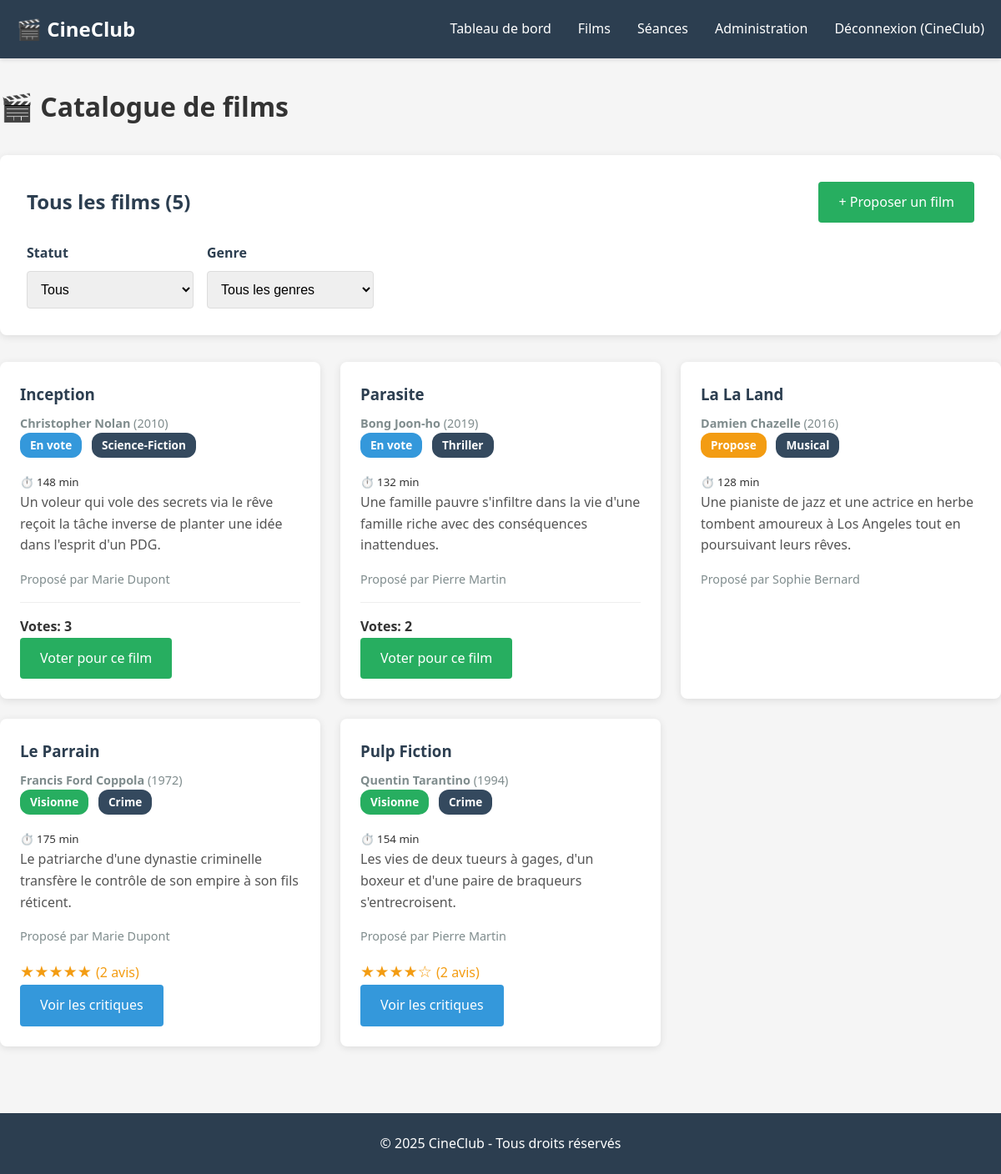
Page /films.php (signed in) on the committed database.
### tables this page shows
CREATE TABLE films (
    id INT PRIMARY KEY AUTO_INCREMENT,
    titre VARCHAR(200) NOT NULL,
    realisateur VARCHAR(150) NOT NULL,
    annee INT NOT NULL,
    genre VARCHAR(50) NOT NULL,
    synopsis TEXT,
    duree INT,
    statut ENUM('propose', 'en_vote', 'programme', 'visionne') DEFAULT 'propose',
    user_id INT NOT NULL,
    date_proposition DATETIME DEFAULT CURRENT_TIMESTAMP,
    FOREIGN KEY (user_id) REFERENCES users(id) ON DELETE CASCADE,
    INDEX idx_statut (statut),
    INDEX idx_user (user_id)
);

CREATE TABLE users (
    id INT PRIMARY KEY AUTO_INCREMENT,
    nom VARCHAR(100) NOT NULL,
    prenom VARCHAR(100) NOT NULL,
    email VARCHAR(150) UNIQUE NOT NULL,
    password VARCHAR(255) NOT NULL,
    role ENUM('membre', 'admin') DEFAULT 'membre',
    date_inscription DATETIME DEFAULT CURRENT_TIMESTAMP,
    INDEX idx_email (email)
);

### films.php (the view, shortened to what this page needs)
<?php
require_once 'config/database.php';
$statut_filter = isset($_GET['statut']) ? $_GET['statut'] : 'all';
$genre_filter = isset($_GET['genre']) ? $_GET['genre'] : 'all';
$query = "SELECT f.*, u.prenom, u.nom,
          (SELECT COUNT(*) FROM votes WHERE film_id = f.id) as total_votes,
          (SELECT COUNT(*) FROM votes WHERE film_id = f.id AND user_id = ?) as user_voted
          FROM films f
          JOIN users u ON f.user_id = u.id
          WHERE 1=1";
$params = [$_SESSION['user_id']];
$query .= " ORDER BY f.date_proposition DESC";
$stmt = $pdo->prepare($query);
$stmt->execute($params);
$films = $stmt->fetchAll();
include 'includes/header.php';
?>
<h1 style="margin-bottom: 2rem;">🎬 Catalogue de films</h1>
<div class="card">
    <div style="display: flex; justify-content: space-between; align-items: center; flex-wrap: wrap; gap: 1rem;">
        <div>
            <h2 style="margin-bottom: 0;">Tous les films (<?php echo count($films); ?>)</h2>
        </div>
        <div>
            <a href="propose_film.php" class="btn btn-success">+ Proposer un film</a>
        </div>
    </div>
    <form method="GET" style="margin-top: 1.5rem; display: flex; gap: 1rem; flex-wrap: wrap;">
        <div class="form-group" style="margin-bottom: 0; min-width: 200px;">
            <label for="statut">Statut</label>
            <select name="statut" id="statut" onchange="this.form.submit()">
                <option value="all" <?php echo $statut_filter === 'all' ? 'selected' : ''; ?>>Tous</option>
            </select>
        </div>
        <div class="form-group" style="margin-bottom: 0; min-width: 200px;">
            <label for="genre">Genre</label>
            <select name="genre" id="genre" onchange="this.form.submit()">
                <option value="all" <?php echo $genre_filter === 'all' ? 'selected' : ''; ?>>Tous les genres</option>
            </select>
        </div>
    </form>
</div>
<?php if (empty($films)): ?>
    <div class="card">
        <p style="text-align: center; color: #7f8c8d;">Aucun film trouvé avec ces critères.</p>
    </div>
<?php else: ?>
    <div class="films-grid">
        <?php foreach ($films as $film): ?>
            <div class="film-card">
                <h3><?php echo htmlspecialchars($film['titre']); ?></h3>
                <p class="film-meta">
                    <strong><?php echo htmlspecialchars($film['realisateur']); ?></strong> (<?php echo $film['annee']; ?>)<br>
                    <span class="badge badge-<?php
                        echo $film['statut'] === 'propose' ? 'propose' :
                            ($film['statut'] === 'en_vote' ? 'vote' :
                            ($film['statut'] === 'programme' ? 'programme' : 'visionne'));
                    ?>">
                        <?php echo ucfirst(str_replace('_', ' ', $film['statut'])); ?>
                    </span>
                    <span class="badge" style="background-color: #34495e; color: white;">
                        <?php echo htmlspecialchars($film['genre']); ?>
                    </span>
                </p>
                <?php if ($film['duree']): ?>
                    <p><small>⏱️ <?php echo $film['duree']; ?> min</small></p>
                <?php endif; ?>
                <p class="film-synopsis">
                    <?php echo htmlspecialchars($film['synopsis']); ?>
                </p>
                <p style="font-size: 0.9rem; color: #7f8c8d;">
                    Proposé par <?php echo htmlspecialchars($film['prenom'] . ' ' . $film['nom']); ?>
                </p>
                <?php if ($film['statut'] === 'en_vote'): ?>
                    <div style="margin-top: 1rem; padding-top: 1rem; border-top: 1px solid #eee;">
                        <p><strong>Votes: <?php echo $film['total_votes']; ?></strong></p>
                        <?php if ($film['user_voted'] > 0): ?>
                            <span class="badge badge-visionne">✓ Vous avez voté</span>
                        <?php else: ?>
                            <a href="vote.php?film_id=<?php echo $film['id']; ?>" class="btn btn-success">Voter pour ce film</a>
                        <?php endif; ?>
                    </div>
                <?php endif; ?>
                <?php if ($film['statut'] === 'visionne'): ?>
                    <div style="margin-top: 1rem;">
                        <?php
                        $stmt_avg = $pdo->prepare("SELECT AVG(note) as avg_note, COUNT(*) as nb_reviews FROM reviews WHERE film_id = ?");
                        $stmt_avg->execute([$film['id']]);
                        $rating = $stmt_avg->fetch();
                        if ($rating['nb_reviews'] > 0):
                        ?>
                            <p class="rating">
                                <?php
                                $avg_note = round($rating['avg_note']);
                                for ($i = 1; $i <= 5; $i++) {
                                    echo $i <= $avg_note ? '★' : '☆';
                                }
                                ?>
                                <small>(<?php echo $rating['nb_reviews']; ?> avis)</small>
                            </p>
                        <?php endif; ?>
                        <a href="reviews.php?film_id=<?php echo $film['id']; ?>" class="btn">Voir les critiques</a>
                    </div>
                <?php endif; ?>
            </div>
        <?php endforeach; ?>
    </div>
<?php endif; ?>
<?php include 'includes/footer.php'; ?>

### css/style.css (style rules this page uses)
* { margin: 0; padding: 0; box-sizing: border-box; }
body { font-family: 'Segoe UI', Tahoma, Geneva, Verdana, sans-serif; background-color: #f5f5f5; color: #333; line-height: 1.6; }
.card { background: white; border-radius: 8px; padding: 2rem; margin-bottom: 1.5rem; box-shadow: 0 2px 10px rgba(0,0,0,0.1); }
.card h2 { color: #2c3e50; margin-bottom: 1rem; }
.form-group { margin-bottom: 1.5rem; }
.form-group label { display: block; margin-bottom: 0.5rem; font-weight: 600; color: #2c3e50; }
.form-group input, .form-group textarea, .form-group select { width: 100%; padding: 0.75rem; border: 1px solid #ddd; border-radius: 4px; font-size: 1rem; }
.btn { display: inline-block; padding: 0.75rem 1.5rem; background-color: #3498db; color: white; border: none; border-radius: 4px; cursor: pointer; text-decoration: none; font-size: 1rem; transition: background-color 0.3s; }
.btn-success { background-color: #27ae60; }
.films-grid { display: grid; grid-template-columns: repeat(auto-fill, minmax(300px, 1fr)); gap: 1.5rem; margin-top: 2rem; }
.film-card { background: white; border-radius: 8px; padding: 1.5rem; box-shadow: 0 2px 10px rgba(0,0,0,0.1); transition: transform 0.3s; }
.film-card h3 { color: #2c3e50; margin-bottom: 0.5rem; }
.film-meta { color: #7f8c8d; font-size: 0.9rem; margin-bottom: 1rem; }
.film-synopsis { margin-bottom: 1rem; color: #555; }
.badge { display: inline-block; padding: 0.25rem 0.75rem; border-radius: 12px; font-size: 0.85rem; font-weight: 600; margin-right: 0.5rem; }
.badge-propose { background-color: #f39c12; color: white; }
.badge-vote { background-color: #3498db; color: white; }
.badge-visionne { background-color: #27ae60; color: white; }
.rating { color: #f39c12; font-size: 1.2rem; }

### rows in the picture
films: titre "Inception", realisateur "Christopher Nolan", annee "2010", statut "En vote", genre "Science-Fiction", duree "148", synopsis "Un voleur qui vole des secrets via le rêve reçoit la tâche inverse de planter une idée dans l'esprit d'un PDG.", user.nom "Marie Dupont", total_votes "3"
films: titre "Parasite", realisateur "Bong Joon-ho", annee "2019", statut "En vote", genre "Thriller", duree "132", synopsis "Une famille pauvre s'infiltre dans la vie d'une famille riche avec des conséquences inattendues.", user.nom "Pierre Martin", total_votes "2"
films: titre "La La Land", realisateur "Damien Chazelle", annee "2016", statut "Propose", genre "Musical", duree "128", synopsis "Une pianiste de jazz et une actrice en herbe tombent amoureux à Los Angeles tout en poursuivant leurs rêves.", user.nom "Sophie Bernard"
films: titre "Le Parrain", realisateur "Francis Ford Coppola", annee "1972", statut "Visionne", genre "Crime", duree "175", synopsis "Le patriarche d'une dynastie criminelle transfère le contrôle de son empire à son fils réticent.", user.nom "Marie Dupont", nb_reviews "2"
films: titre "Pulp Fiction", realisateur "Quentin Tarantino", annee "1994", statut "Visionne", genre "Crime", duree "154", synopsis "Les vies de deux tueurs à gages, d'un boxeur et d'une paire de braqueurs s'entrecroisent.", user.nom "Pierre Martin", nb_reviews "2"

### other values in the picture
$_SESSION['prenom'] "CineClub"
count($films) "5"
